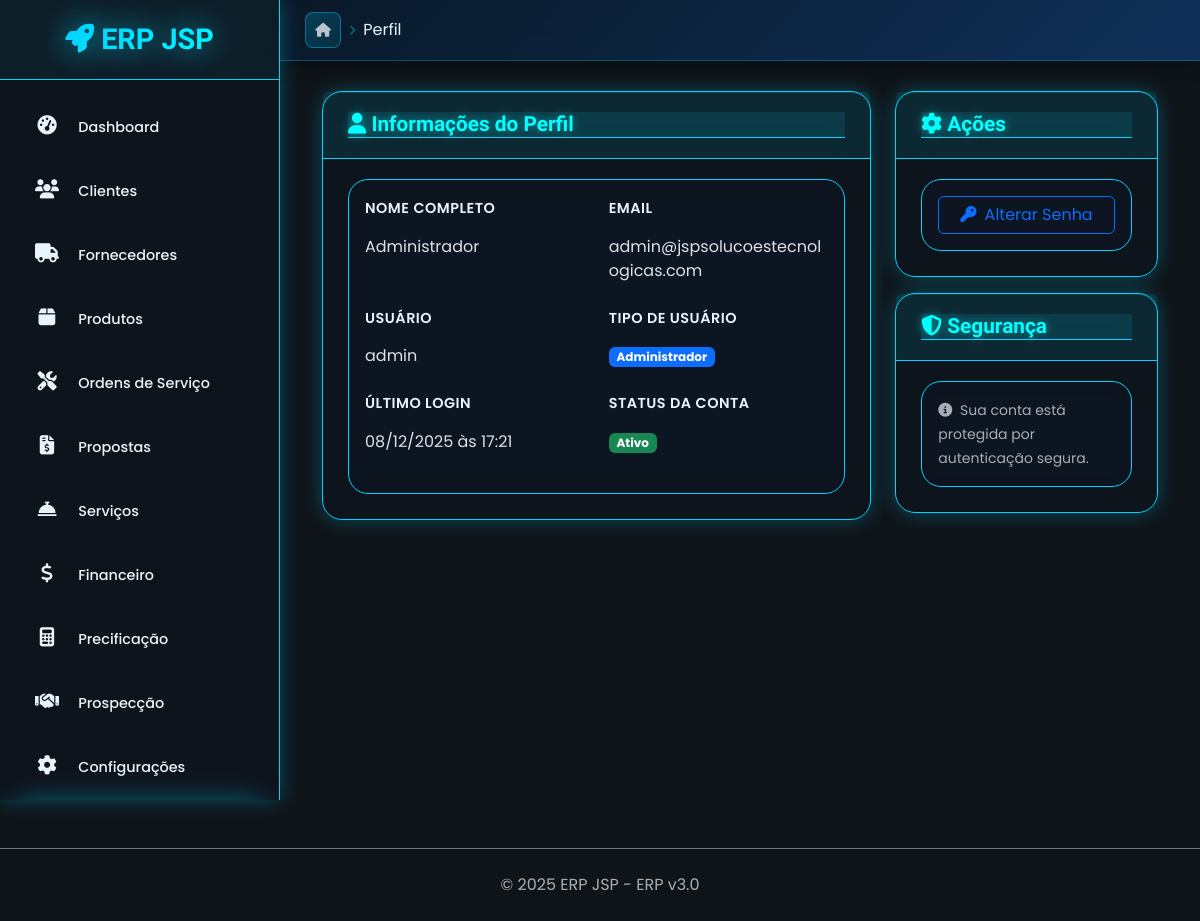
The page /auth/perfil (signed in) on the database as committed earlier.
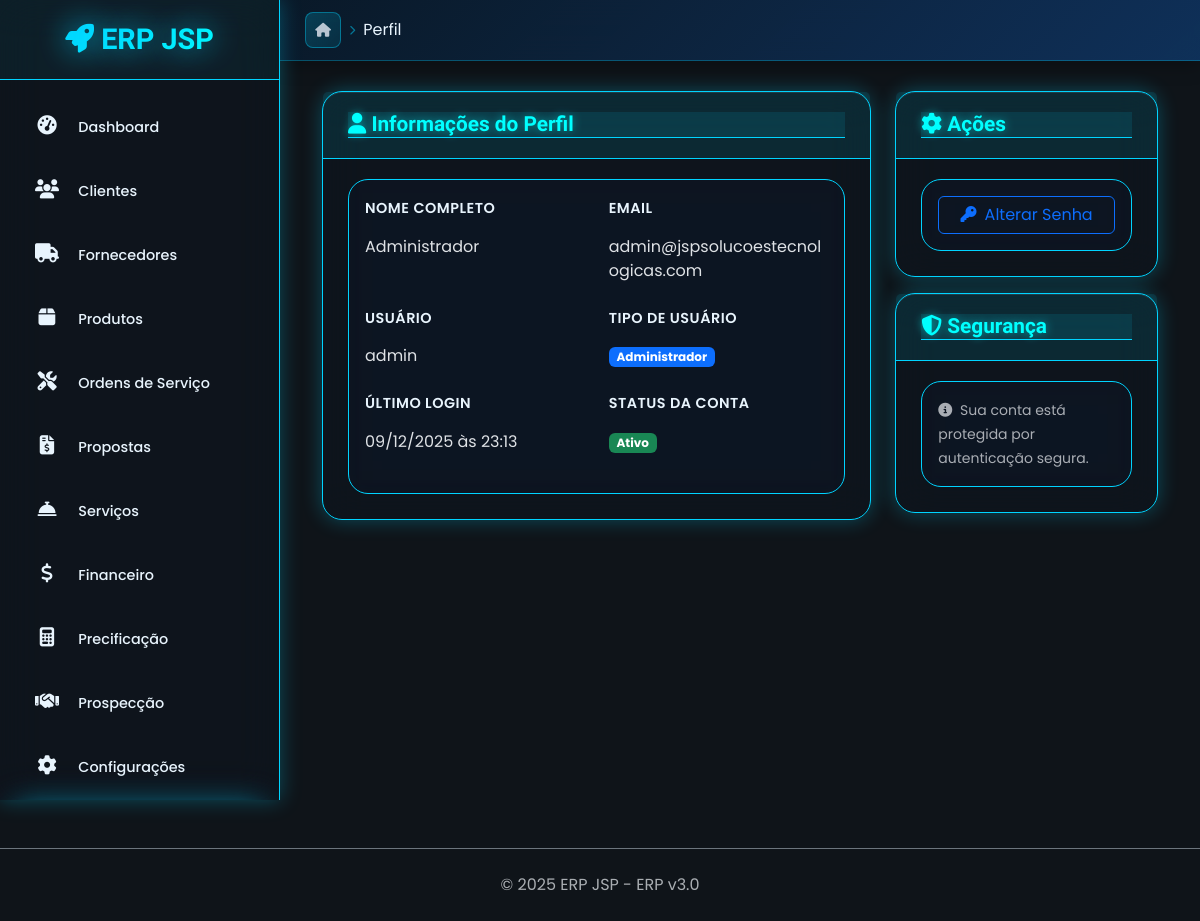
The same page on the database as committed later.
### app/auth/usuario_model.py (models this page shows, shortened)
class Usuario(BaseModel, UserMixin):
    __tablename__ = 'usuarios'
    nome = db.Column(db.String(100), nullable=False)
    email = db.Column(db.String(120), unique=True, nullable=False, index=True)
    usuario = db.Column(db.String(50), unique=True, nullable=False, index=True)  # username
    senha_hash = db.Column(db.String(255), nullable=False)
    telefone = db.Column(db.String(20))
    cargo = db.Column(db.String(100))
    departamento = db.Column(db.String(100))
    tipo_usuario = db.Column(db.String(20), default='usuario', nullable=False)
    email_confirmado = db.Column(db.Boolean, default=False)
    primeiro_login = db.Column(db.Boolean, default=True)
    ultimo_login = db.Column(db.DateTime)
    tentativas_login = db.Column(db.Integer, default=0)
    bloqueado_ate = db.Column(db.DateTime)
    tema_preferido = db.Column(db.String(20), default='light')  # light, dark
    idioma = db.Column(db.String(5), default='pt-BR')
    timezone = db.Column(db.String(50), default='America/Sao_Paulo')
    @property
    def tipo_usuario_formatado(self):
        tipos = {
            'admin': 'Administrador',
            'usuario': 'Usuário',
            'operador': 'Operador',
            'readonly': 'Apenas Leitura'
        }
        return tipos.get(self.tipo_usuario, self.tipo_usuario.title())
    @property
    def status_conta(self):
        if not self.ativo:
            return 'inativo'
        elif self.esta_bloqueado:
            return 'bloqueado'
        elif not self.email_confirmado:
            return 'pendente_confirmacao'
        else:
            return 'ativo'
    @property
    def status_cor(self):
        cores = {
            'ativo': 'success',
            'inativo': 'secondary',
            'bloqueado': 'danger',
            'pendente_confirmacao': 'warning'
        }
        return cores.get(self.status_conta, 'secondary')
    @property
    def esta_bloqueado(self):
        if self.bloqueado_ate:
            return datetime.now() < self.bloqueado_ate
        return False

### app/auth/auth_routes.py (the view)
@auth_bp.route('/perfil')
@login_required
def perfil():
    return render_template('auth/perfil.html', usuario=current_user)

### app/auth/templates/auth/perfil.html (shortened to what this page needs)
{% extends "base.html" %}
{% block breadcrumb %}
<li class="breadcrumb-item active">Perfil</li>
{% endblock %}
{% block content %}
<div class="container-fluid">
    <div class="row">
        <div class="col-md-8">
            <div class="card">
                <div class="card-header">
                    <h5 class="card-title mb-0">
                        <i class="fas fa-user"></i>
                        Informações do Perfil
                    </h5>
                </div>
                <div class="card-body">
                    <div class="row mb-3">
                        <div class="col-md-6">
                            <label class="form-label">Nome Completo</label>
                            <div class="form-control-plaintext">{{ usuario.nome }}</div>
                        </div>
                        <div class="col-md-6">
                            <label class="form-label">Email</label>
                            <div class="form-control-plaintext">{{ usuario.email }}</div>
                        </div>
                    </div>
                    <div class="row mb-3">
                        <div class="col-md-6">
                            <label class="form-label">Usuário</label>
                            <div class="form-control-plaintext">{{ usuario.usuario }}</div>
                        </div>
                        <div class="col-md-6">
                            <label class="form-label">Tipo de Usuário</label>
                            <div class="form-control-plaintext">
                                <span class="badge bg-primary">{{ usuario.tipo_usuario_formatado }}</span>
                            </div>
                        </div>
                    </div>
                    <div class="row mb-3">
                        <div class="col-md-6">
                            <label class="form-label">Último Login</label>
                            <div class="form-control-plaintext">
                                {% if usuario.ultimo_login %}
                                    {{ usuario.ultimo_login.strftime('%d/%m/%Y às %H:%M') }}
                                {% else %}
                                    Primeiro acesso
                                {% endif %}
                            </div>
                        </div>
                        <div class="col-md-6">
                            <label class="form-label">Status da Conta</label>
                            <div class="form-control-plaintext">
                                <span class="badge bg-{{ usuario.status_cor }}">
                                    {{ usuario.status_conta.replace('_', ' ').title() }}
                                </span>
                            </div>
                        </div>
                    </div>
                </div>
            </div>
        </div>
        <div class="col-md-4">
            <div class="card">
                <div class="card-header">
                    <h5 class="card-title mb-0">
                        <i class="fas fa-cog"></i>
                        Ações
                    </h5>
                </div>
                <div class="card-body">
                    <div class="d-grid gap-2">
                        <a href="{{ url_for('auth.alterar_senha') }}" class="btn btn-outline-primary">
                            <i class="fas fa-key me-2"></i>Alterar Senha
                        </a>
                    </div>
                </div>
            </div>
            <div class="card mt-3">
                <div class="card-header">
                    <h5 class="card-title mb-0">
                        <i class="fas fa-shield-alt"></i>
                        Segurança
                    </h5>
                </div>
                <div class="card-body">
                    <small class="text-muted">
                        <i class="fas fa-info-circle me-1"></i>
                        Sua conta está protegida por autenticação segura.
                    </small>
                </div>
            </div>
        </div>
    </div>
</div>
{% endblock %}

### app/templates/base.html (shortened to what this page needs)
<!DOCTYPE html>
<html lang="pt-BR" data-bs-theme="dark">
<head>
    <link href="https://cdn.jsdelivr.net/npm/bootstrap@5.3.2/dist/css/bootstrap.min.css" rel="stylesheet">
    <link href="https://cdnjs.cloudflare.com/ajax/libs/font-awesome/6.4.0/css/all.min.css" rel="stylesheet">
    <link href="{{ url_for('static', filename='css/neon-theme.css') }}" rel="stylesheet">
    <link href="{{ url_for('static', filename='css/form-override.css') }}" rel="stylesheet">
    <link href="{{ url_for('static', filename='css/navigation-enhanced-clean.css') }}" rel="stylesheet">
    <link href="{{ url_for('static', filename='css/fix-sidebar.css') }}" rel="stylesheet">
</head>
<body>
    <div class="sidebar" id="sidebar">
        <div class="sidebar-brand">
            <h1>
                <i class="fas fa-rocket"></i>
                {{ COMPANY_NAME }}
            </h1>
        </div>
        <nav class="sidebar-nav">
            <div class="nav-item">
                <a href="{{ url_for('painel.dashboard') }}" class="nav-link">
                    <i class="nav-icon fas fa-tachometer-alt"></i>
                    <span class="nav-text">Dashboard</span>
                </a>
            </div>
            <div class="nav-item">
                <a href="{{ url_for('cliente.listar') }}" class="nav-link">
                    <i class="nav-icon fas fa-users"></i>
                    <span class="nav-text">Clientes</span>
                </a>
            </div>
            <div class="nav-item">
                <a href="{{ url_for('fornecedor.listar') }}" class="nav-link">
                    <i class="nav-icon fas fa-truck"></i>
                    <span class="nav-text">Fornecedores</span>
                </a>
            </div>
            <div class="nav-item">
                <a href="{{ url_for('produto.listar') }}" class="nav-link">
                    <i class="nav-icon fas fa-box"></i>
                    <span class="nav-text">Produtos</span>
                </a>
            </div>
            <div class="nav-item">
                <a href="{{ url_for('ordem_servico.listar') }}" class="nav-link">
                    <i class="nav-icon fas fa-tools"></i>
                    <span class="nav-text">Ordens de Serviço</span>
                </a>
            </div>
            <div class="nav-item">
                <a href="{{ url_for('proposta.listar_propostas') }}" class="nav-link">
                    <i class="nav-icon fas fa-file-invoice-dollar"></i>
                    <span class="nav-text">Propostas</span>
                </a>
            </div>
            <div class="nav-item">
                <a href="{{ url_for('servico.dashboard') }}" class="nav-link">
                    <i class="nav-icon fas fa-concierge-bell"></i>
                    <span class="nav-text">Serviços</span>
                </a>
            </div>
            <div class="nav-item">
                <a href="{{ url_for('financeiro.dashboard') }}" class="nav-link">
                    <i class="nav-icon fas fa-dollar-sign"></i>
                    <span class="nav-text">Financeiro</span>
                </a>
            </div>
            <div class="nav-item">
                <a href="{{ url_for('precificacao.calculadora') }}" class="nav-link">
                    <i class="nav-icon fas fa-calculator"></i>
                    <span class="nav-text">Precificação</span>
                </a>
            </div>
            <div class="nav-item">
                <a href="{{ url_for('prospeccao.dashboard') }}" class="nav-link">
                    <i class="nav-icon fas fa-handshake"></i>
                    <span class="nav-text">Prospecção</span>
                </a>
            </div>
            <div class="nav-item">
                <a href="{{ url_for('configuracao.visualizar') }}" class="nav-link">
                    <i class="nav-icon fas fa-cog"></i>
                    <span class="nav-text">Configurações</span>
                </a>
            </div>
        </nav>
    </div>
    <div class="main-content">
        <div class="topbar-modern">
            <nav class="breadcrumb-modern" aria-label="breadcrumb">
                <a href="{{ url_for('painel.dashboard') }}" class="breadcrumb-home">
                    <i class="fas fa-home"></i>
                </a>
                <span class="breadcrumb-separator"><i class="fas fa-chevron-right"></i></span>
                {% block breadcrumb %}{% endblock %}
            </nav>
        </div>
        <div class="content-wrapper">
            {% block content %}{% endblock %}
        </div>
    </div>
    <footer class="mt-5 py-4 text-center text-muted border-top border-secondary">
        <div class="container">
            <p class="mb-0">
                &copy; 2025 {{ COMPANY_NAME }} - ERP v{{ SYSTEM_VERSION }}
            </p>
        </div>
    </footer>
</body>
</html>

Rows that differ between the two databases and show on the page:
changed Usuario "Administrador": ultimo_login "08/12/2025 às 17:21" → "09/12/2025 às 23:13"
